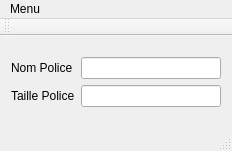
<?xml version="1.0" encoding="UTF-8"?>
<ui version="4.0">
 <class>MainWindow</class>
 <widget class="QMainWindow" name="MainWindow">
  <property name="geometry">
   <rect>
    <x>0</x>
    <y>0</y>
    <width>232</width>
    <height>151</height>
   </rect>
  </property>
  <property name="windowTitle">
   <string>MainWindow</string>
  </property>
  <widget class="QWidget" name="centralWidget">
   <layout class="QVBoxLayout" name="verticalLayout_3">
    <item>
     <layout class="QHBoxLayout" name="horizontalLayout">
      <item>
       <layout class="QVBoxLayout" name="verticalLayout">
        <item>
         <widget class="QLabel" name="label">
          <property name="text">
           <string>Nom Police</string>
          </property>
         </widget>
        </item>
        <item>
         <widget class="QLabel" name="label_2">
          <property name="text">
           <string>Taille Police</string>
          </property>
         </widget>
        </item>
       </layout>
      </item>
      <item>
       <layout class="QVBoxLayout" name="verticalLayout_2">
        <item>
         <widget class="QLineEdit" name="lineEdit_afficherNom"/>
        </item>
        <item>
         <widget class="QLineEdit" name="lineEdit_afficherPolice"/>
        </item>
       </layout>
      </item>
     </layout>
    </item>
   </layout>
  </widget>
  <widget class="QMenuBar" name="menuBar">
   <property name="geometry">
    <rect>
     <x>0</x>
     <y>0</y>
     <width>232</width>
     <height>25</height>
    </rect>
   </property>
   <widget class="QMenu" name="menu">
    <property name="title">
     <string>Menu</string>
    </property>
    <addaction name="actionConfig"/>
   </widget>
   <addaction name="menu"/>
  </widget>
  <widget class="QToolBar" name="mainToolBar">
   <attribute name="toolBarArea">
    <enum>TopToolBarArea</enum>
   </attribute>
   <attribute name="toolBarBreak">
    <bool>false</bool>
   </attribute>
  </widget>
  <widget class="QStatusBar" name="statusBar"/>
  <action name="actionConfig">
   <property name="text">
    <string>Config</string>
   </property>
  </action>
 </widget>
 <layoutdefault spacing="6" margin="11"/>
 <resources/>
 <connections/>
</ui>
